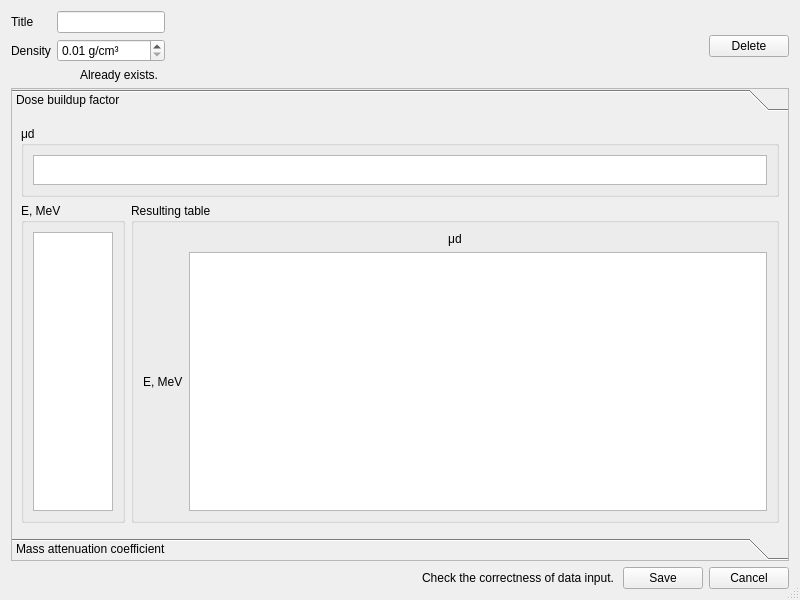
<?xml version="1.0" encoding="UTF-8"?>
<ui version="4.0">
 <class>REditMaterialDialog</class>
 <widget class="QDialog" name="REditMaterialDialog">
  <property name="geometry">
   <rect>
    <x>0</x>
    <y>0</y>
    <width>800</width>
    <height>600</height>
   </rect>
  </property>
  <property name="windowTitle">
   <string>Edit material</string>
  </property>
  <property name="sizeGripEnabled">
   <bool>true</bool>
  </property>
  <layout class="QVBoxLayout" name="verticalLayout" stretch="0,1,0">
   <item>
    <layout class="QHBoxLayout" name="horizontalLayout_5" stretch="0,1,0">
     <item>
      <layout class="QHBoxLayout" name="horizontalLayout_3" stretch="0,0,1">
       <item>
        <layout class="QFormLayout" name="formLayout">
         <property name="fieldGrowthPolicy">
          <enum>QFormLayout::AllNonFixedFieldsGrow</enum>
         </property>
         <item row="0" column="0">
          <widget class="QLabel" name="titleLabel">
           <property name="text">
            <string>Title</string>
           </property>
          </widget>
         </item>
         <item row="0" column="1">
          <widget class="QLineEdit" name="materialTitleLineEdit">
           <property name="maximumSize">
            <size>
             <width>150</width>
             <height>16777215</height>
            </size>
           </property>
           <property name="maxLength">
            <number>50</number>
           </property>
          </widget>
         </item>
         <item row="1" column="0">
          <widget class="QLabel" name="densityLabel">
           <property name="text">
            <string>Density</string>
           </property>
          </widget>
         </item>
         <item row="1" column="1">
          <widget class="QDoubleSpinBox" name="materialDensityDoubleSpinBox">
           <property name="maximumSize">
            <size>
             <width>150</width>
             <height>16777215</height>
            </size>
           </property>
           <property name="accelerated">
            <bool>true</bool>
           </property>
           <property name="suffix">
            <string> g/cm³</string>
           </property>
           <property name="minimum">
            <double>0.010000000000000</double>
           </property>
           <property name="maximum">
            <double>999.990000000000009</double>
           </property>
          </widget>
         </item>
         <item row="2" column="1">
          <widget class="QLabel" name="errorLabel">
           <property name="enabled">
            <bool>true</bool>
           </property>
           <property name="styleSheet">
            <string notr="true">QLabel {
	background: url(:/Radiance/icons/error.png);
	background-position: center left;
	background-repeat: no-repeat;
	padding-left: 20px;
}</string>
           </property>
           <property name="frameShape">
            <enum>QFrame::NoFrame</enum>
           </property>
           <property name="text">
            <string>Already exists.</string>
           </property>
          </widget>
         </item>
        </layout>
       </item>
       <item>
        <layout class="QFormLayout" name="formLayout_2">
         <property name="fieldGrowthPolicy">
          <enum>QFormLayout::AllNonFixedFieldsGrow</enum>
         </property>
         <item row="0" column="0">
          <widget class="QLabel" name="materialNameLabel">
           <property name="text">
            <string/>
           </property>
           <property name="margin">
            <number>4</number>
           </property>
          </widget>
         </item>
         <item row="1" column="0">
          <widget class="QLabel" name="materialDensityLabel">
           <property name="text">
            <string/>
           </property>
           <property name="margin">
            <number>3</number>
           </property>
          </widget>
         </item>
        </layout>
       </item>
       <item>
        <spacer name="horizontalSpacer_3">
         <property name="orientation">
          <enum>Qt::Horizontal</enum>
         </property>
         <property name="sizeHint" stdset="0">
          <size>
           <width>40</width>
           <height>20</height>
          </size>
         </property>
        </spacer>
       </item>
      </layout>
     </item>
     <item>
      <spacer name="horizontalSpacer">
       <property name="orientation">
        <enum>Qt::Horizontal</enum>
       </property>
       <property name="sizeHint" stdset="0">
        <size>
         <width>40</width>
         <height>20</height>
        </size>
       </property>
      </spacer>
     </item>
     <item>
      <widget class="QPushButton" name="deleteButton">
       <property name="text">
        <string>Delete</string>
       </property>
       <property name="icon">
        <iconset resource="../../resources/radiance.qrc">
         <normaloff>:/Radiance/icons/delete.png</normaloff>:/Radiance/icons/delete.png</iconset>
       </property>
       <property name="autoDefault">
        <bool>false</bool>
       </property>
      </widget>
     </item>
    </layout>
   </item>
   <item>
    <widget class="QToolBox" name="materialCategoriesToolBox">
     <property name="frameShape">
      <enum>QFrame::StyledPanel</enum>
     </property>
     <property name="currentIndex">
      <number>0</number>
     </property>
     <widget class="QWidget" name="materialDoseBuildupFactorPage">
      <property name="geometry">
       <rect>
        <x>0</x>
        <y>0</y>
        <width>780</width>
        <height>417</height>
       </rect>
      </property>
      <attribute name="label">
       <string>Dose buildup factor</string>
      </attribute>
      <layout class="QVBoxLayout" name="verticalLayout_5" stretch="0,1">
       <item>
        <widget class="QGroupBox" name="groupBox">
         <property name="title">
          <string>μd</string>
         </property>
         <layout class="QVBoxLayout" name="verticalLayout_2">
          <item>
           <widget class="QTableView" name="materialMuDTableView">
            <property name="sizePolicy">
             <sizepolicy hsizetype="Expanding" vsizetype="Fixed">
              <horstretch>0</horstretch>
              <verstretch>0</verstretch>
             </sizepolicy>
            </property>
            <property name="maximumSize">
             <size>
              <width>16777215</width>
              <height>30</height>
             </size>
            </property>
            <property name="verticalScrollBarPolicy">
             <enum>Qt::ScrollBarAlwaysOff</enum>
            </property>
            <property name="horizontalScrollBarPolicy">
             <enum>Qt::ScrollBarAlwaysOff</enum>
            </property>
            <property name="editTriggers">
             <set>QAbstractItemView::DoubleClicked</set>
            </property>
            <property name="tabKeyNavigation">
             <bool>false</bool>
            </property>
            <property name="alternatingRowColors">
             <bool>true</bool>
            </property>
            <property name="selectionMode">
             <enum>QAbstractItemView::NoSelection</enum>
            </property>
            <property name="cornerButtonEnabled">
             <bool>false</bool>
            </property>
            <attribute name="horizontalHeaderVisible">
             <bool>false</bool>
            </attribute>
            <attribute name="horizontalHeaderCascadingSectionResizes">
             <bool>false</bool>
            </attribute>
            <attribute name="horizontalHeaderDefaultSectionSize">
             <number>85</number>
            </attribute>
            <attribute name="verticalHeaderVisible">
             <bool>false</bool>
            </attribute>
            <attribute name="verticalHeaderVisible">
             <bool>false</bool>
            </attribute>
            <attribute name="horizontalHeaderCascadingSectionResizes">
             <bool>false</bool>
            </attribute>
            <attribute name="horizontalHeaderVisible">
             <bool>false</bool>
            </attribute>
            <attribute name="horizontalHeaderDefaultSectionSize">
             <number>85</number>
            </attribute>
           </widget>
          </item>
         </layout>
        </widget>
       </item>
       <item>
        <layout class="QHBoxLayout" name="horizontalLayout_4" stretch="0,1">
         <item>
          <widget class="QGroupBox" name="groupBox_2">
           <property name="title">
            <string>E, MeV</string>
           </property>
           <layout class="QVBoxLayout" name="verticalLayout_3">
            <item>
             <widget class="QTableView" name="materialETableView">
              <property name="sizePolicy">
               <sizepolicy hsizetype="Fixed" vsizetype="Expanding">
                <horstretch>0</horstretch>
                <verstretch>0</verstretch>
               </sizepolicy>
              </property>
              <property name="minimumSize">
               <size>
                <width>0</width>
                <height>0</height>
               </size>
              </property>
              <property name="maximumSize">
               <size>
                <width>80</width>
                <height>16777215</height>
               </size>
              </property>
              <property name="verticalScrollBarPolicy">
               <enum>Qt::ScrollBarAsNeeded</enum>
              </property>
              <property name="horizontalScrollBarPolicy">
               <enum>Qt::ScrollBarAlwaysOff</enum>
              </property>
              <property name="editTriggers">
               <set>QAbstractItemView::DoubleClicked</set>
              </property>
              <property name="tabKeyNavigation">
               <bool>false</bool>
              </property>
              <property name="selectionMode">
               <enum>QAbstractItemView::NoSelection</enum>
              </property>
              <property name="cornerButtonEnabled">
               <bool>false</bool>
              </property>
              <attribute name="horizontalHeaderVisible">
               <bool>false</bool>
              </attribute>
              <attribute name="verticalHeaderVisible">
               <bool>false</bool>
              </attribute>
              <attribute name="verticalHeaderVisible">
               <bool>false</bool>
              </attribute>
              <attribute name="horizontalHeaderVisible">
               <bool>false</bool>
              </attribute>
             </widget>
            </item>
           </layout>
          </widget>
         </item>
         <item>
          <widget class="QGroupBox" name="groupBox_3">
           <property name="title">
            <string>Resulting table</string>
           </property>
           <layout class="QVBoxLayout" name="verticalLayout_4">
            <item>
             <widget class="QLabel" name="top_label">
              <property name="text">
               <string>μd</string>
              </property>
              <property name="textFormat">
               <enum>Qt::PlainText</enum>
              </property>
              <property name="alignment">
               <set>Qt::AlignCenter</set>
              </property>
             </widget>
            </item>
            <item>
             <layout class="QHBoxLayout" name="horizontalLayout_2">
              <item>
               <widget class="QLabel" name="left_label">
                <property name="text">
                 <string>E, MeV</string>
                </property>
                <property name="textFormat">
                 <enum>Qt::PlainText</enum>
                </property>
               </widget>
              </item>
              <item>
               <widget class="QTableView" name="materialDoseBuildupFactorTableView">
                <property name="verticalScrollBarPolicy">
                 <enum>Qt::ScrollBarAsNeeded</enum>
                </property>
                <property name="horizontalScrollBarPolicy">
                 <enum>Qt::ScrollBarAsNeeded</enum>
                </property>
                <property name="editTriggers">
                 <set>QAbstractItemView::AllEditTriggers</set>
                </property>
                <property name="tabKeyNavigation">
                 <bool>false</bool>
                </property>
                <property name="alternatingRowColors">
                 <bool>true</bool>
                </property>
                <property name="selectionMode">
                 <enum>QAbstractItemView::NoSelection</enum>
                </property>
                <property name="cornerButtonEnabled">
                 <bool>false</bool>
                </property>
                <attribute name="horizontalHeaderMinimumSectionSize">
                 <number>60</number>
                </attribute>
                <attribute name="horizontalHeaderMinimumSectionSize">
                 <number>60</number>
                </attribute>
               </widget>
              </item>
             </layout>
            </item>
           </layout>
           <zorder>top_label</zorder>
           <zorder></zorder>
          </widget>
         </item>
        </layout>
       </item>
      </layout>
     </widget>
     <widget class="QWidget" name="materialMassAttenuationCoefficientPage">
      <property name="geometry">
       <rect>
        <x>0</x>
        <y>0</y>
        <width>98</width>
        <height>89</height>
       </rect>
      </property>
      <attribute name="label">
       <string>Mass attenuation coefficient</string>
      </attribute>
      <layout class="QVBoxLayout" name="verticalLayout_6">
       <item>
        <widget class="QTableView" name="materialMassAttenuationCoefficientTableView">
         <property name="editTriggers">
          <set>QAbstractItemView::AllEditTriggers</set>
         </property>
         <property name="tabKeyNavigation">
          <bool>false</bool>
         </property>
         <property name="alternatingRowColors">
          <bool>true</bool>
         </property>
         <property name="selectionMode">
          <enum>QAbstractItemView::NoSelection</enum>
         </property>
         <property name="cornerButtonEnabled">
          <bool>false</bool>
         </property>
        </widget>
       </item>
      </layout>
     </widget>
    </widget>
   </item>
   <item>
    <layout class="QHBoxLayout" name="horizontalLayout">
     <item>
      <spacer name="horizontalSpacer_2">
       <property name="orientation">
        <enum>Qt::Horizontal</enum>
       </property>
       <property name="sizeHint" stdset="0">
        <size>
         <width>40</width>
         <height>20</height>
        </size>
       </property>
      </spacer>
     </item>
     <item>
      <widget class="QLabel" name="correctnessErrorLabel">
       <property name="enabled">
        <bool>true</bool>
       </property>
       <property name="styleSheet">
        <string notr="true">QLabel {
	background: url(:/Radiance/icons/error.png);
	background-position: center left;
	background-repeat: no-repeat;
	padding-left: 20px;
}</string>
       </property>
       <property name="frameShape">
        <enum>QFrame::NoFrame</enum>
       </property>
       <property name="text">
        <string>Check the correctness of data input.</string>
       </property>
      </widget>
     </item>
     <item>
      <widget class="QPushButton" name="saveButton">
       <property name="text">
        <string>Save</string>
       </property>
       <property name="icon">
        <iconset resource="../../resources/radiance.qrc">
         <normaloff>:/Radiance/icons/disk.png</normaloff>:/Radiance/icons/disk.png</iconset>
       </property>
       <property name="autoDefault">
        <bool>false</bool>
       </property>
      </widget>
     </item>
     <item>
      <widget class="QPushButton" name="cancelButton">
       <property name="text">
        <string>Cancel</string>
       </property>
       <property name="autoDefault">
        <bool>false</bool>
       </property>
      </widget>
     </item>
    </layout>
   </item>
  </layout>
 </widget>
 <resources>
  <include location="../../resources/radiance.qrc"/>
 </resources>
 <connections>
  <connection>
   <sender>cancelButton</sender>
   <signal>clicked()</signal>
   <receiver>REditMaterialDialog</receiver>
   <slot>reject()</slot>
   <hints>
    <hint type="sourcelabel">
     <x>752</x>
     <y>578</y>
    </hint>
    <hint type="destinationlabel">
     <x>399</x>
     <y>299</y>
    </hint>
   </hints>
  </connection>
 </connections>
</ui>
